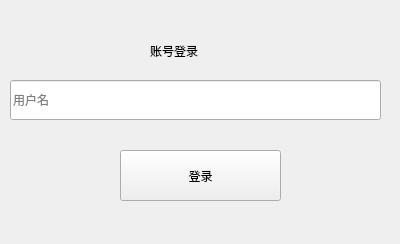
<?xml version="1.0" encoding="UTF-8"?>
<ui version="4.0">
 <class>Login</class>
 <widget class="QWidget" name="Login">
  <property name="geometry">
   <rect>
    <x>0</x>
    <y>0</y>
    <width>400</width>
    <height>244</height>
   </rect>
  </property>
  <property name="windowTitle">
   <string>Form</string>
  </property>
  <widget class="QWidget" name="Username_widget" native="true">
   <property name="geometry">
    <rect>
     <x>10</x>
     <y>70</y>
     <width>371</width>
     <height>61</height>
    </rect>
   </property>
   <layout class="QHBoxLayout" name="horizontalLayout_2">
    <item>
     <widget class="QLineEdit" name="Username">
      <property name="sizePolicy">
       <sizepolicy hsizetype="Expanding" vsizetype="Fixed">
        <horstretch>0</horstretch>
        <verstretch>0</verstretch>
       </sizepolicy>
      </property>
      <property name="minimumSize">
       <size>
        <width>0</width>
        <height>40</height>
       </size>
      </property>
      <property name="maximumSize">
       <size>
        <width>16777215</width>
        <height>40</height>
       </size>
      </property>
      <property name="placeholderText">
       <string>用户名</string>
      </property>
     </widget>
    </item>
   </layout>
  </widget>
  <widget class="QLabel" name="Title">
   <property name="geometry">
    <rect>
     <x>150</x>
     <y>30</y>
     <width>101</width>
     <height>41</height>
    </rect>
   </property>
   <property name="text">
    <string>账号登录</string>
   </property>
  </widget>
  <widget class="QPushButton" name="login_btn">
   <property name="geometry">
    <rect>
     <x>120</x>
     <y>150</y>
     <width>161</width>
     <height>51</height>
    </rect>
   </property>
   <property name="text">
    <string>登录</string>
   </property>
  </widget>
 </widget>
 <resources/>
 <connections/>
</ui>
